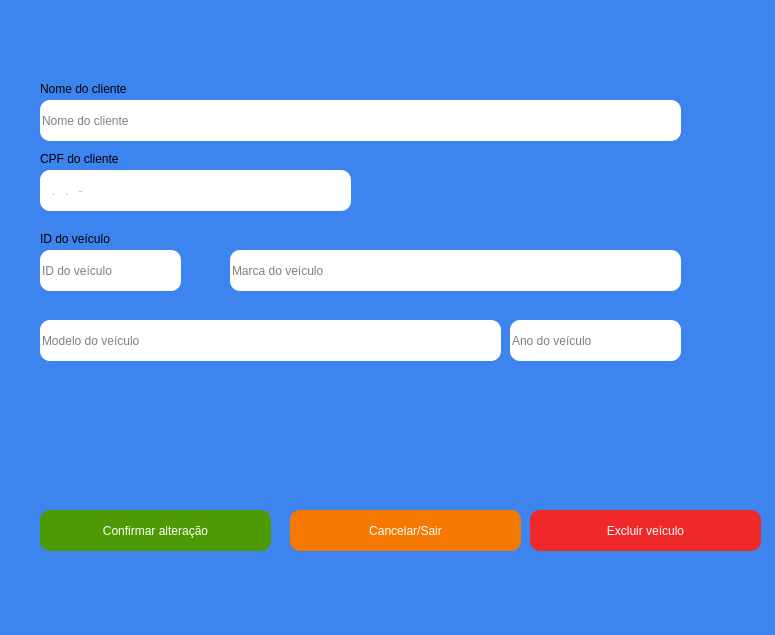
<?xml version="1.0" encoding="UTF-8"?>
<ui version="4.0">
 <class>MainWindow</class>
 <widget class="QMainWindow" name="MainWindow">
  <property name="windowModality">
   <enum>Qt::ApplicationModal</enum>
  </property>
  <property name="enabled">
   <bool>true</bool>
  </property>
  <property name="geometry">
   <rect>
    <x>0</x>
    <y>0</y>
    <width>775</width>
    <height>635</height>
   </rect>
  </property>
  <property name="font">
   <font>
    <pointsize>14</pointsize>
   </font>
  </property>
  <property name="mouseTracking">
   <bool>true</bool>
  </property>
  <property name="windowTitle">
   <string>Alteração/Exclusão de veículos</string>
  </property>
  <property name="styleSheet">
   <string notr="true">background-color: rgb(62, 132, 238);</string>
  </property>
  <widget class="QWidget" name="centralwidget">
   <widget class="QLineEdit" name="InputNome">
    <property name="enabled">
     <bool>false</bool>
    </property>
    <property name="geometry">
     <rect>
      <x>40</x>
      <y>100</y>
      <width>641</width>
      <height>41</height>
     </rect>
    </property>
    <property name="styleSheet">
     <string notr="true">background-color: rgb(255, 255, 255);
border-radius: 10px;
border-color: rgb(0,0,0);
</string>
    </property>
    <property name="readOnly">
     <bool>true</bool>
    </property>
    <property name="placeholderText">
     <string>Nome do cliente</string>
    </property>
   </widget>
   <widget class="QPushButton" name="BtnConfirmar">
    <property name="geometry">
     <rect>
      <x>40</x>
      <y>510</y>
      <width>231</width>
      <height>41</height>
     </rect>
    </property>
    <property name="cursor">
     <cursorShape>PointingHandCursor</cursorShape>
    </property>
    <property name="styleSheet">
     <string notr="true">background-color:rgb(78, 154, 6);
color: rgb(255, 255, 255);
border-radius: 10px;</string>
    </property>
    <property name="text">
     <string>Confirmar alteração</string>
    </property>
   </widget>
   <widget class="QLineEdit" name="InputMarca">
    <property name="enabled">
     <bool>true</bool>
    </property>
    <property name="geometry">
     <rect>
      <x>230</x>
      <y>250</y>
      <width>451</width>
      <height>41</height>
     </rect>
    </property>
    <property name="styleSheet">
     <string notr="true">background-color: rgb(255, 255, 255);
border-radius: 10px;
border-color: rgb(0,0,0);
</string>
    </property>
    <property name="readOnly">
     <bool>false</bool>
    </property>
    <property name="placeholderText">
     <string>Marca do veículo</string>
    </property>
   </widget>
   <widget class="QLabel" name="label_5">
    <property name="geometry">
     <rect>
      <x>40</x>
      <y>80</y>
      <width>161</width>
      <height>17</height>
     </rect>
    </property>
    <property name="text">
     <string>Nome do cliente</string>
    </property>
   </widget>
   <widget class="QLabel" name="label_6">
    <property name="geometry">
     <rect>
      <x>40</x>
      <y>150</y>
      <width>161</width>
      <height>17</height>
     </rect>
    </property>
    <property name="text">
     <string>CPF do cliente</string>
    </property>
   </widget>
   <widget class="QLineEdit" name="InputModelo">
    <property name="enabled">
     <bool>true</bool>
    </property>
    <property name="geometry">
     <rect>
      <x>40</x>
      <y>320</y>
      <width>461</width>
      <height>41</height>
     </rect>
    </property>
    <property name="styleSheet">
     <string notr="true">background-color: rgb(255, 255, 255);
border-radius: 10px;
border-color: rgb(0,0,0);
</string>
    </property>
    <property name="readOnly">
     <bool>false</bool>
    </property>
    <property name="placeholderText">
     <string>Modelo do veículo</string>
    </property>
   </widget>
   <widget class="QLineEdit" name="InputAno">
    <property name="enabled">
     <bool>true</bool>
    </property>
    <property name="geometry">
     <rect>
      <x>510</x>
      <y>320</y>
      <width>171</width>
      <height>41</height>
     </rect>
    </property>
    <property name="styleSheet">
     <string notr="true">background-color: rgb(255, 255, 255);
border-radius: 10px;
border-color: rgb(0,0,0);
</string>
    </property>
    <property name="inputMask">
     <string>9999</string>
    </property>
    <property name="readOnly">
     <bool>false</bool>
    </property>
    <property name="placeholderText">
     <string>Ano do veículo</string>
    </property>
   </widget>
   <widget class="QPushButton" name="BtnCancelar">
    <property name="geometry">
     <rect>
      <x>290</x>
      <y>510</y>
      <width>231</width>
      <height>41</height>
     </rect>
    </property>
    <property name="cursor">
     <cursorShape>PointingHandCursor</cursorShape>
    </property>
    <property name="styleSheet">
     <string notr="true">color: rgb(255, 255, 255);
background-color: rgb(245, 121, 0);
border-radius: 10px;</string>
    </property>
    <property name="text">
     <string>Cancelar/Sair</string>
    </property>
   </widget>
   <widget class="QPushButton" name="BtnExcluir">
    <property name="geometry">
     <rect>
      <x>530</x>
      <y>510</y>
      <width>231</width>
      <height>41</height>
     </rect>
    </property>
    <property name="cursor">
     <cursorShape>PointingHandCursor</cursorShape>
    </property>
    <property name="styleSheet">
     <string notr="true">color: rgb(255, 255, 255);
background-color: rgb(239, 41, 41);
border-radius: 10px;</string>
    </property>
    <property name="text">
     <string>Excluir veículo</string>
    </property>
   </widget>
   <widget class="QLineEdit" name="InputCPF">
    <property name="enabled">
     <bool>false</bool>
    </property>
    <property name="geometry">
     <rect>
      <x>40</x>
      <y>170</y>
      <width>311</width>
      <height>41</height>
     </rect>
    </property>
    <property name="styleSheet">
     <string notr="true">background-color: rgb(255, 255, 255);
border-radius: 10px;
border-color: rgb(0,0,0);
</string>
    </property>
    <property name="inputMask">
     <string>000.000.000-00</string>
    </property>
    <property name="readOnly">
     <bool>true</bool>
    </property>
    <property name="placeholderText">
     <string>Numero do Celular com DDD</string>
    </property>
   </widget>
   <widget class="QLabel" name="label_7">
    <property name="geometry">
     <rect>
      <x>40</x>
      <y>230</y>
      <width>161</width>
      <height>17</height>
     </rect>
    </property>
    <property name="text">
     <string>ID do veículo</string>
    </property>
   </widget>
   <widget class="QLineEdit" name="InputIDVeiculo">
    <property name="enabled">
     <bool>false</bool>
    </property>
    <property name="geometry">
     <rect>
      <x>40</x>
      <y>250</y>
      <width>141</width>
      <height>41</height>
     </rect>
    </property>
    <property name="styleSheet">
     <string notr="true">background-color: rgb(255, 255, 255);
border-radius: 10px;
border-color: rgb(0,0,0);
</string>
    </property>
    <property name="readOnly">
     <bool>true</bool>
    </property>
    <property name="placeholderText">
     <string>ID do veículo</string>
    </property>
   </widget>
  </widget>
 </widget>
 <tabstops>
  <tabstop>InputNome</tabstop>
  <tabstop>InputCPF</tabstop>
  <tabstop>InputIDVeiculo</tabstop>
  <tabstop>InputMarca</tabstop>
  <tabstop>InputModelo</tabstop>
  <tabstop>InputAno</tabstop>
  <tabstop>BtnConfirmar</tabstop>
  <tabstop>BtnCancelar</tabstop>
  <tabstop>BtnExcluir</tabstop>
 </tabstops>
 <resources/>
 <connections/>
</ui>
